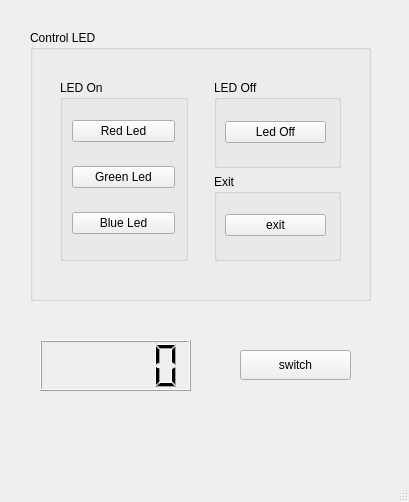
<?xml version="1.0" encoding="UTF-8"?>
<ui version="4.0">
 <class>MainWindow</class>
 <widget class="QMainWindow" name="MainWindow">
  <property name="geometry">
   <rect>
    <x>0</x>
    <y>0</y>
    <width>409</width>
    <height>502</height>
   </rect>
  </property>
  <property name="windowTitle">
   <string>MainWindow</string>
  </property>
  <widget class="QWidget" name="centralwidget">
   <widget class="QPushButton" name="btn_switch">
    <property name="geometry">
     <rect>
      <x>240</x>
      <y>350</y>
      <width>111</width>
      <height>30</height>
     </rect>
    </property>
    <property name="text">
     <string>switch</string>
    </property>
   </widget>
   <widget class="QLCDNumber" name="lcdNum">
    <property name="geometry">
     <rect>
      <x>40</x>
      <y>340</y>
      <width>151</width>
      <height>51</height>
     </rect>
    </property>
   </widget>
   <widget class="QGroupBox" name="groupBox_2">
    <property name="geometry">
     <rect>
      <x>30</x>
      <y>30</y>
      <width>341</width>
      <height>271</height>
     </rect>
    </property>
    <property name="title">
     <string>Control LED</string>
    </property>
    <widget class="QWidget" name="horizontalLayoutWidget">
     <property name="geometry">
      <rect>
       <x>10</x>
       <y>30</y>
       <width>321</width>
       <height>221</height>
      </rect>
     </property>
     <layout class="QHBoxLayout" name="horizontalLayout">
      <property name="leftMargin">
       <number>10</number>
      </property>
      <property name="topMargin">
       <number>10</number>
      </property>
      <property name="rightMargin">
       <number>10</number>
      </property>
      <property name="bottomMargin">
       <number>10</number>
      </property>
      <item>
       <layout class="QVBoxLayout" name="verticalLayout_5">
        <property name="leftMargin">
         <number>10</number>
        </property>
        <property name="topMargin">
         <number>10</number>
        </property>
        <property name="rightMargin">
         <number>10</number>
        </property>
        <property name="bottomMargin">
         <number>10</number>
        </property>
        <item>
         <widget class="QGroupBox" name="groupBox">
          <property name="title">
           <string>LED On</string>
          </property>
          <widget class="QWidget" name="verticalLayoutWidget">
           <property name="geometry">
            <rect>
             <x>2</x>
             <y>22</y>
             <width>123</width>
             <height>151</height>
            </rect>
           </property>
           <layout class="QVBoxLayout" name="verticalLayout">
            <property name="leftMargin">
             <number>10</number>
            </property>
            <property name="rightMargin">
             <number>10</number>
            </property>
            <item>
             <widget class="QPushButton" name="btn_red">
              <property name="text">
               <string>Red Led</string>
              </property>
             </widget>
            </item>
            <item>
             <widget class="QPushButton" name="btn_green">
              <property name="text">
               <string>Green Led</string>
              </property>
             </widget>
            </item>
            <item>
             <widget class="QPushButton" name="btn_blue">
              <property name="text">
               <string>Blue Led</string>
              </property>
             </widget>
            </item>
           </layout>
          </widget>
         </widget>
        </item>
       </layout>
      </item>
      <item>
       <layout class="QVBoxLayout" name="verticalLayout_4">
        <property name="leftMargin">
         <number>10</number>
        </property>
        <property name="topMargin">
         <number>10</number>
        </property>
        <property name="rightMargin">
         <number>10</number>
        </property>
        <property name="bottomMargin">
         <number>10</number>
        </property>
        <item>
         <widget class="QGroupBox" name="groupBox_3">
          <property name="title">
           <string>LED Off</string>
          </property>
          <widget class="QWidget" name="verticalLayoutWidget_2">
           <property name="geometry">
            <rect>
             <x>1</x>
             <y>22</y>
             <width>121</width>
             <height>61</height>
            </rect>
           </property>
           <layout class="QVBoxLayout" name="verticalLayout_2">
            <property name="leftMargin">
             <number>10</number>
            </property>
            <property name="rightMargin">
             <number>10</number>
            </property>
            <item>
             <widget class="QPushButton" name="btn_off">
              <property name="text">
               <string>Led Off</string>
              </property>
             </widget>
            </item>
           </layout>
          </widget>
         </widget>
        </item>
        <item>
         <widget class="QGroupBox" name="groupBox_4">
          <property name="title">
           <string>Exit</string>
          </property>
          <widget class="QWidget" name="verticalLayoutWidget_3">
           <property name="geometry">
            <rect>
             <x>1</x>
             <y>21</y>
             <width>121</width>
             <height>61</height>
            </rect>
           </property>
           <layout class="QVBoxLayout" name="verticalLayout_3">
            <property name="leftMargin">
             <number>10</number>
            </property>
            <property name="rightMargin">
             <number>10</number>
            </property>
            <item>
             <widget class="QPushButton" name="btn_exit">
              <property name="text">
               <string>exit</string>
              </property>
             </widget>
            </item>
           </layout>
          </widget>
         </widget>
        </item>
       </layout>
      </item>
     </layout>
    </widget>
   </widget>
  </widget>
  <widget class="QMenuBar" name="menubar">
   <property name="geometry">
    <rect>
     <x>0</x>
     <y>0</y>
     <width>409</width>
     <height>28</height>
    </rect>
   </property>
  </widget>
  <widget class="QStatusBar" name="statusbar"/>
 </widget>
 <resources/>
 <connections>
  <connection>
   <sender>btn_switch</sender>
   <signal>clicked()</signal>
   <receiver>lcdNum</receiver>
   <slot>setDecMode()</slot>
   <hints>
    <hint type="sourcelabel">
     <x>331</x>
     <y>486</y>
    </hint>
    <hint type="destinationlabel">
     <x>336</x>
     <y>415</y>
    </hint>
   </hints>
  </connection>
 </connections>
 <slots>
  <slot>display(int)</slot>
 </slots>
</ui>
